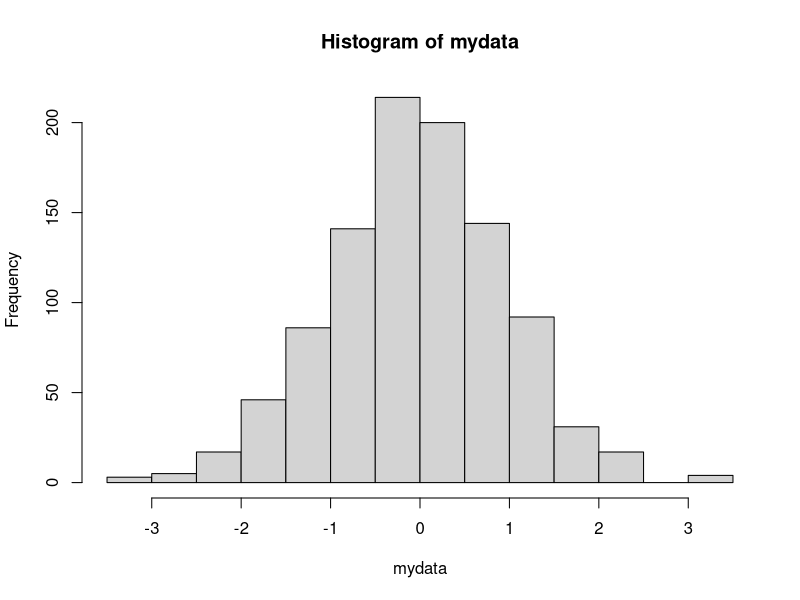
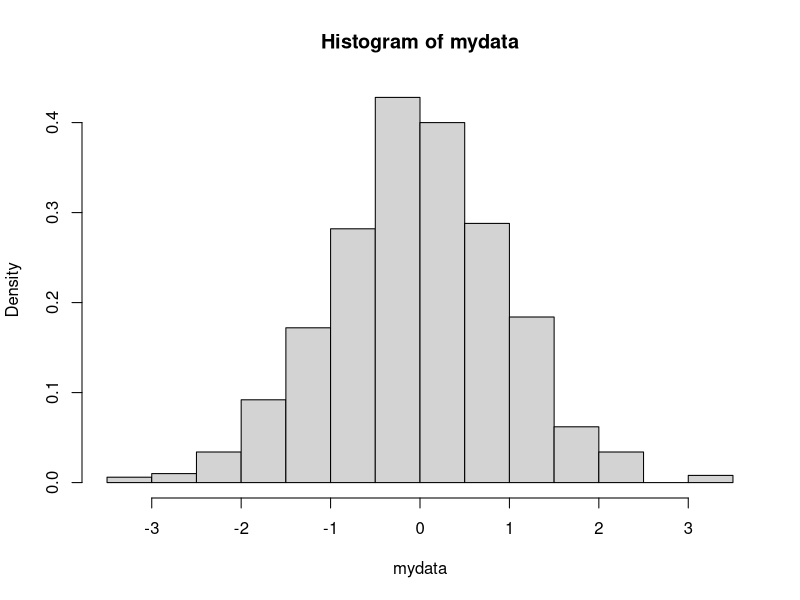
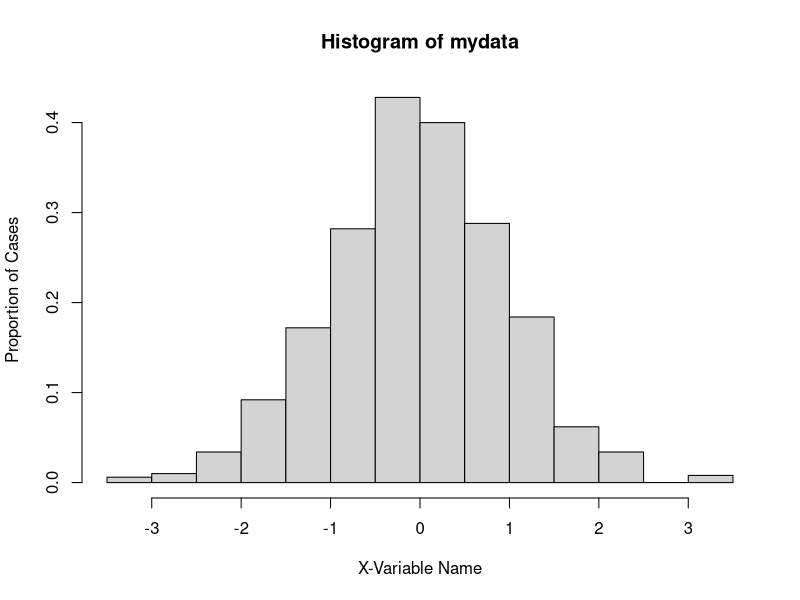
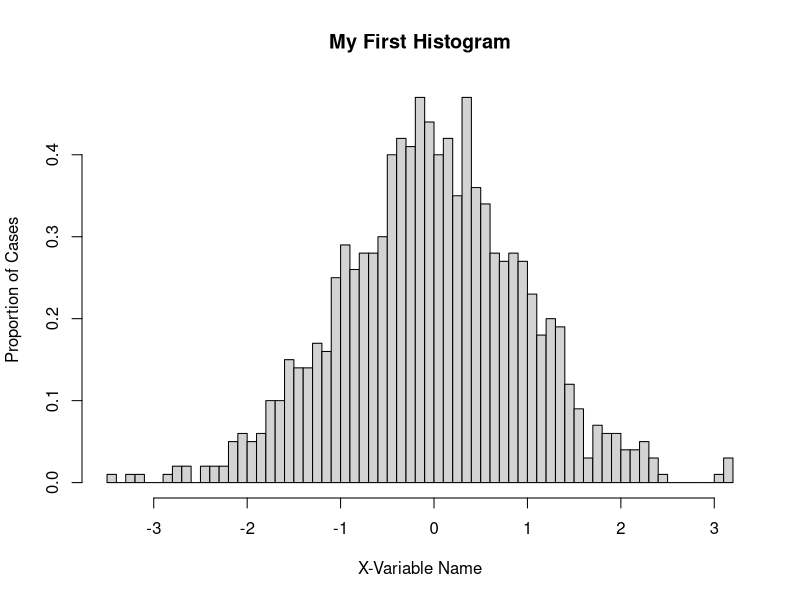
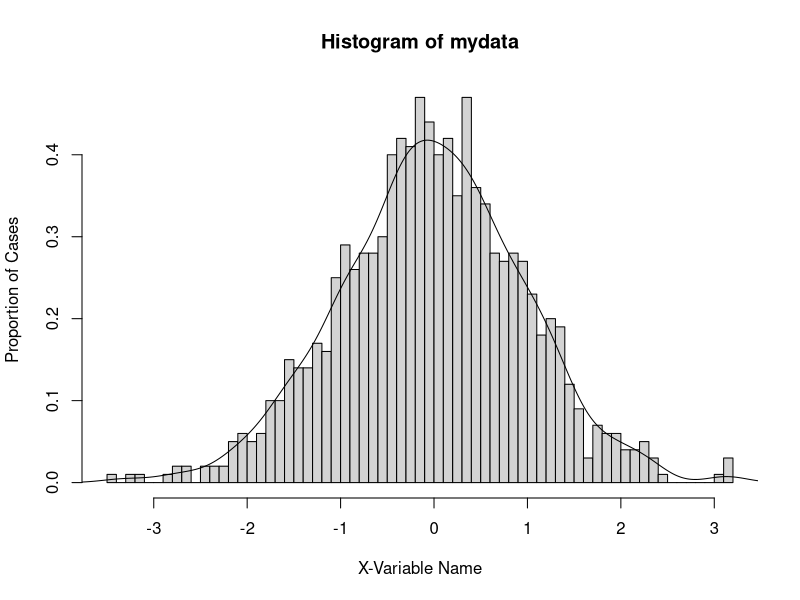
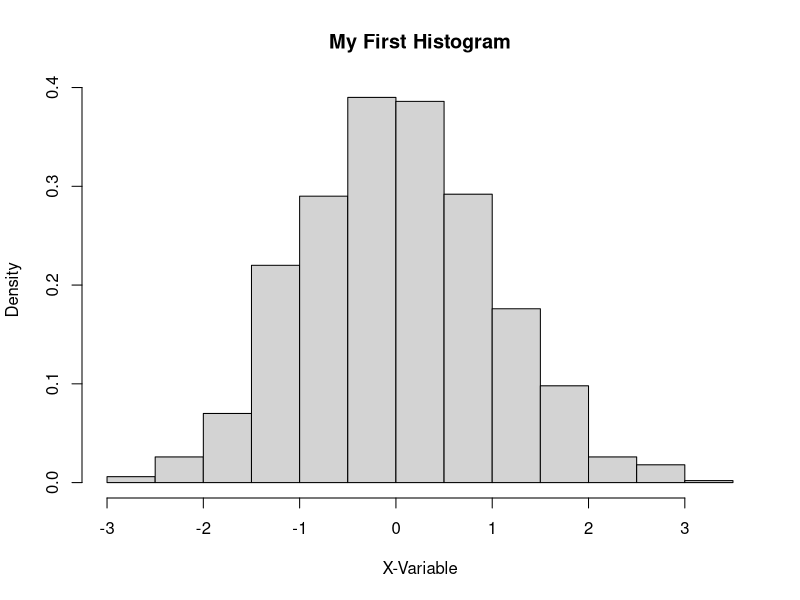

The R script that drew these images, in order:
## ---- chunk 1
# Comment to describe code
# What summary provides depends on what is in the parentheses
# cars is a built in data set so you get summary statistics
summary(cars)
## ---- chunk 2
3 + 2  # Addition
3 - 1  # Subtraction
7 * 8  # Multiplication
9 / 3  # Division
## ---- chunk 3
3 ^ 2  # Power
sqrt(36) # Square root
log(7) # Natural logarithm ln
## ---- chunk 4
exp(10) # e^10
## ---- chunk 5
1 + 3 * log(10) - (exp(7) - 3) / 4
## ---- chunk 6
x <- 1
x   # The value can be printed by typing the object name
x <- 2 + 5  # The result is saved in the object 'x'
x
## ---- chunk 7
z <- "Hello!"  # We may save an object as text.
z
## ---- chunk 8
X <- 5
X + x
X <- log(2) # This will overwrite the previous value.
X + x
## ---- chunk 9
midterm <- c(99, 87, 96, 100, 82, 79, 88, 85, 94, 90)
midterm
f <- 1:20
f
g <- seq(from = 1, to = 20) # seq(start value, end value, interval)
h <- seq(1, 20, by = 0.2) # specify interval
## ---- chunk 10
k <- rep(1, 5)  # rep(value, number of times)
k
l <- rep(1:10, 5)  # rep() can accept numbers, text, or NA
l
## ---- chunk 11
datn <- rnorm(n = 1000, mean = 24, sd = 3)
# Look at datn to see what R generated

datp <- rpois(1000, 3)     # 1000 random numbers 
## from a poisson disribution
## with an expected value of 3. 
## ---- chunk 12
midterm <- c(99, 87, 96, 100, 82, 79, 88, 85, 94, 90)
mean(midterm) 
## ---- chunk 13
midterm2 <- c(99, NA, 96, 100, 82, NA, 88, 85, 94, 90)
mean(midterm2)
## ---- chunk 14
mean(midterm2, na.rm = TRUE)
## ---- chunk 15
c(1, 2, 3, 4) - 4
c(1, 2, 3, 4)/4
c(1, 2, 3, 4)/c(4, 3, 2, 1)   # 1/4, 2/3, 3/2, 4/1
## ---- chunk 16
log(c(1, 2, 3, 4))  # applies log to each element
## Can you tell what this is?
sum((midterm - mean(midterm))^2)/(length(midterm) - 1)
## ---- chunk 17
midterm
midterm[2]
midterm[length(midterm)] # What is happening here?
## ---- chunk 18
midterm[1:4] # take more than one element at a time.
midterm[c(1:4, 8, 10)]
## ---- chunk 19
mydata <- rnorm(1000, 0, 1) 

?hist
## ---- chunk 20
hist(mydata)
## ---- chunk 21
hist(mydata, prob = TRUE) 
## ---- chunk 22
hist(mydata, prob=TRUE, xlab="X-Variable Name", 
     ylab="Proportion of Cases") # Label x and y axes
## ---- chunk 23
hist(mydata, prob=TRUE, xlab="X-Variable Name", 
     ylab="Proportion of Cases", main="My First Histogram", breaks=50) 
## ---- chunk 24
hist(mydata, prob=TRUE, xlab="X-Variable Name", 
     ylab="Proportion of Cases", breaks=50) 
lines(density(mydata))
## ---- chunk 25
getwd()
## ---- chunk 26
ls()
## ---- chunk 27
rm(x)
rm(list = ls(all = TRUE))
## ---- chunk 28
mydata <- rnorm(1000, 0, 1) 
h1 <- hist(mydata, prob=TRUE, xlab="X-Variable", ylab="Density", 
           main="My First Histogram", breaks=10) 
## ---- chunk 29
options(width=55)
h1
## ---- chunk 30
attributes(h1) 
names(h1)
h1$mids   # The $ allows you to access a specific attribute of the object
## ---- chunk 31
library(rockchalk)
## ---- chunk 32
mydata <- rnorm(1000, 0, 1) 
summarize(mydata)
